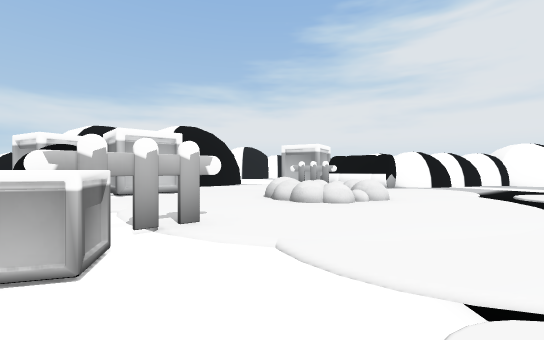
[1] (above)

17 first-person views from a walk through a 3-D level made in the Unity game engine. The camera is 1.4 m above the floor, looks level and sees 90° across. The floor is counted in squares, 2 m on a side. Each view is taken from the middle of a square. On the plan, view 1 faces up. The plan holds only what a view shows up to about 9 squares ahead; the rest is blank. The place goes on beyond the plan.

[2]
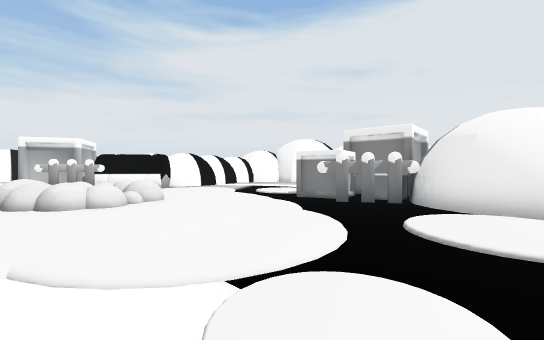

[3]
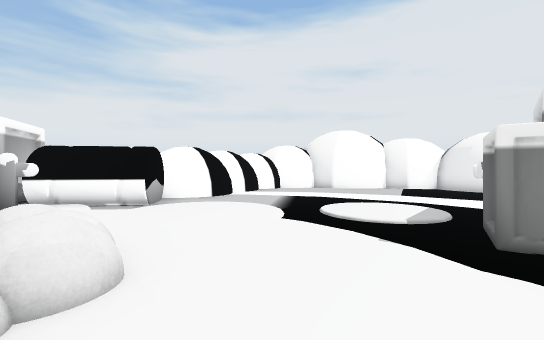

[4]
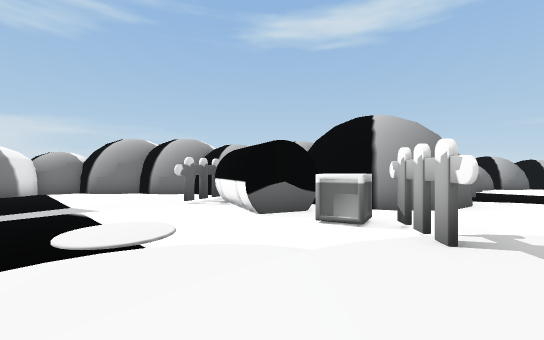

[5]
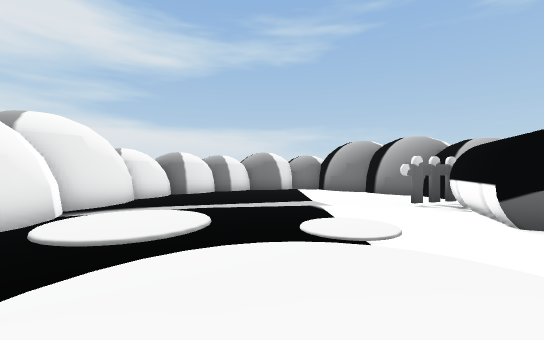

[6]
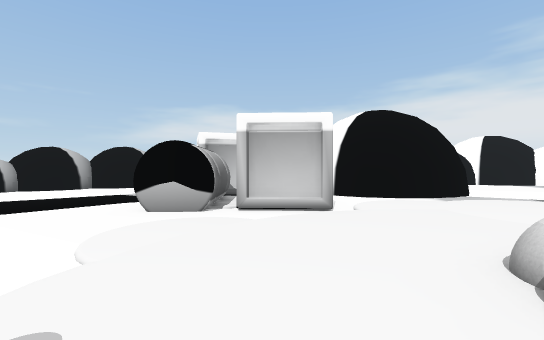

[7]
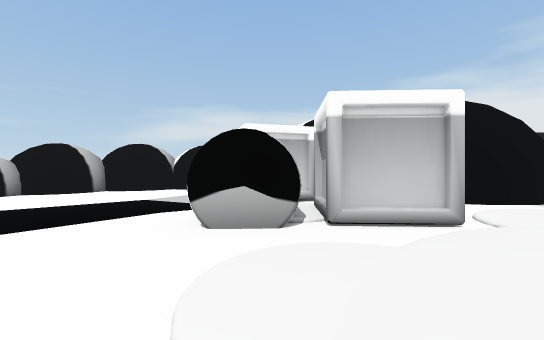

[8]
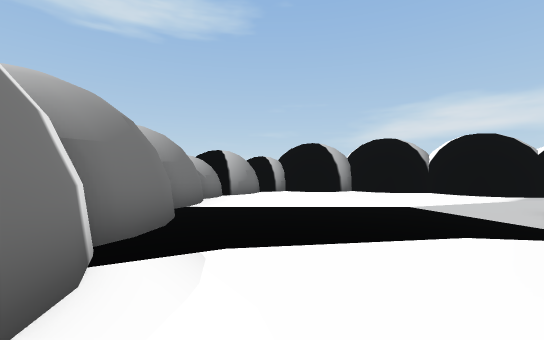

[9]
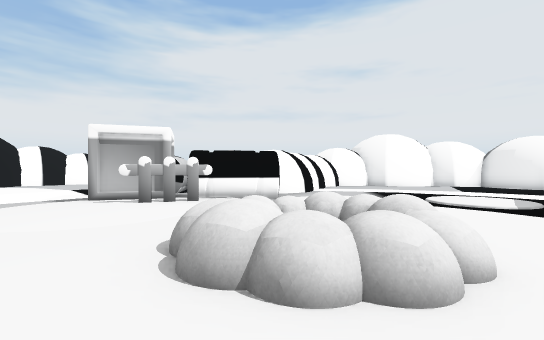

[10]
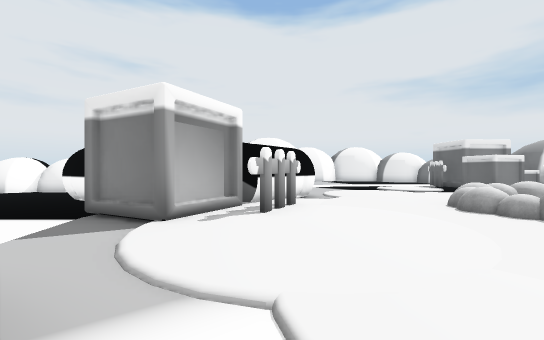

[11]
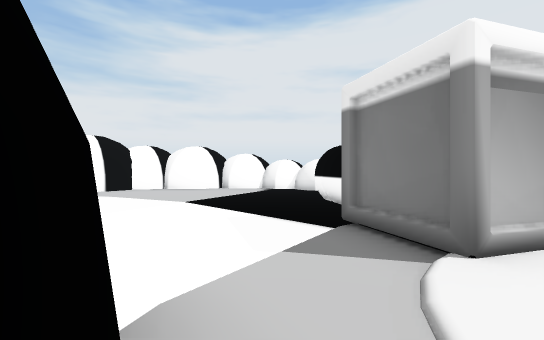

[12]
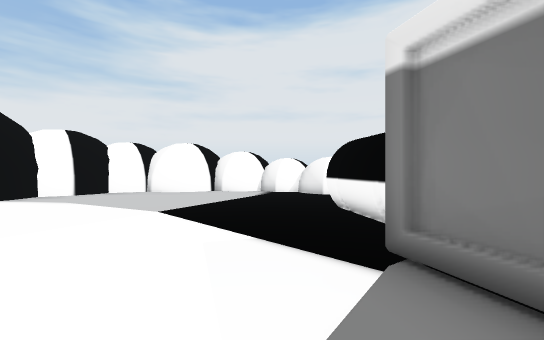

[13]
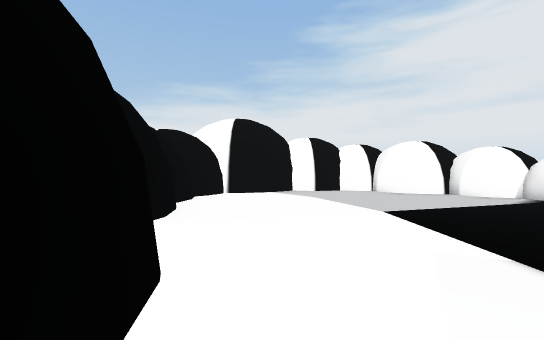

[14]
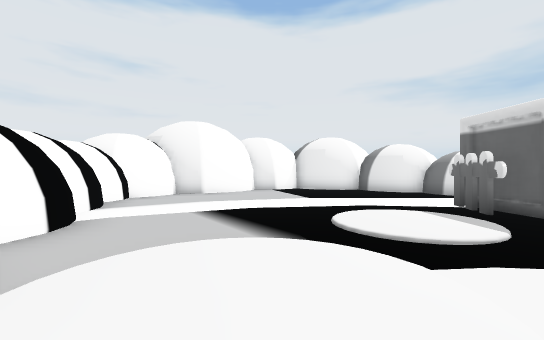

[15]
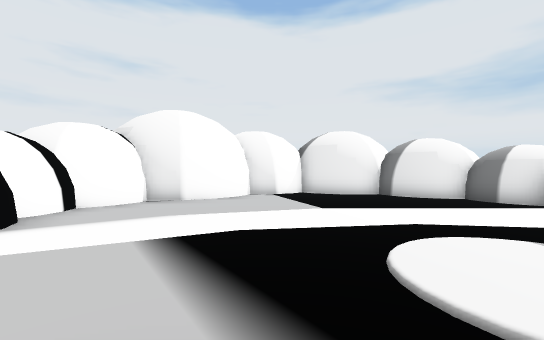

[16]
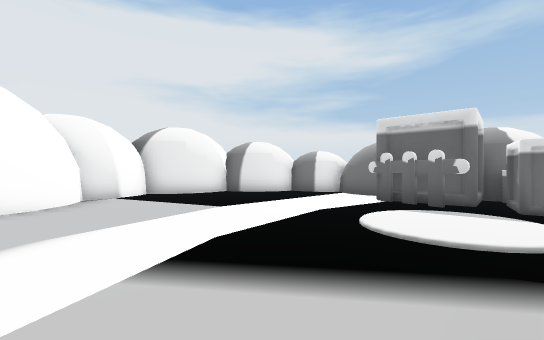

[17]
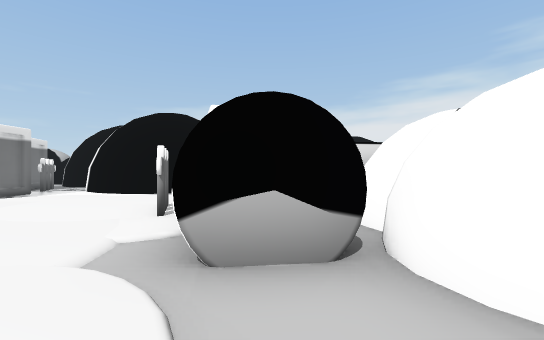

### Floor plan
Key: @ floor where view 1 was taken; # wall or solid block; . floor; / step, stairs or slope; F fence; C crate; O other object.
Columns run from 13 left of view 1 to 15 right of it. Each row starts with its distance up from view 1.
 23             #####
 22           ###...##
 21           #......##
 20           #.......##
 19           #........#
 18           #........#
 17            ........
 16            .....O.
 15            #....OO
 14            #...OO
 13           ##..OOO##
 12          ##...OO#O########
 11   #     ##..  FFOOO##....#
 10  ##.   FF....  ..O.......##
  9 ##...OOOOO/...............##
  8 #.....OOOOO...O.. .........##
  7 #......OOO...OOO............#
  6 #.......#....OOO...........##
  5 #...................F......#
  4 #................./CCF....##
  3 ##.........FF.....FCCC...##
  2  #########.C.......#######
  1          ##O.......#
  0           #OO@.....#
 -1            O...  /.#
 -2            FF......#
 -3           #........#
 -4           ##......##
 -5            #......#
 -6            ##...
 -7             ####

Positions as (right, up) in squares from view 1, and headings:
1: (0, 0), facing up
2: (0, 0), facing up-right
3: (2, 4), facing up-right
4: (2, 4), facing down-left
5: (2, 4), facing down
6: (0, 4), facing up-left
7: (-2, 4), facing up-left
8: (-4, 4), facing left
9: (-1, 5), facing up-right
10: (-3, 11), facing right
11: (-2, 12), facing up-right
12: (-1, 13), facing up-right
13: (-1, 13), facing up
14: (3, 8), facing right
15: (5, 8), facing right
16: (6, 10), facing down-right
17: (6, 9), facing up-left
